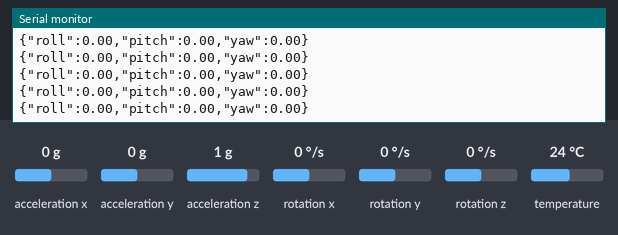
This sketch was run on a simulated ESP32. On the bench: the last lines printed to the serial monitor. The test bench sets the inputs (shaded band); at power-on: acceleration x 0 g, acceleration y 0 g, acceleration z 1 g, rotation x 0 °/s, rotation y 0 °/s, rotation z 0 °/s, temperature 24 °C.

Above: at 1.2 s.
1.3 s: acceleration x set to -1.4 g
At 2.1 s:
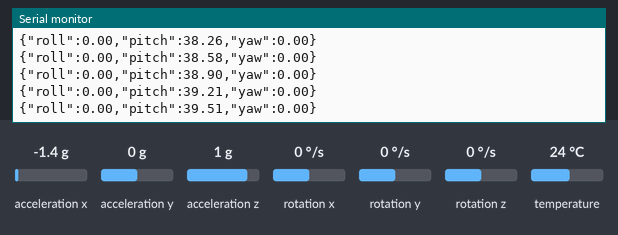
2.8 s: acceleration y set to -1.4 g
At 3.7 s:
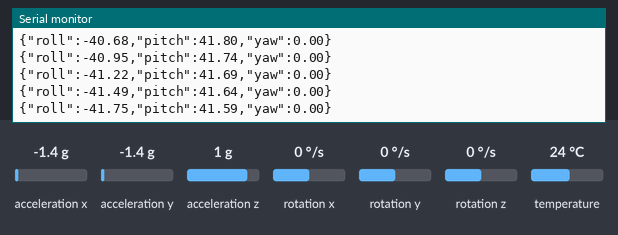
4.3 s: acceleration z set to -1.4 g
At 5.1 s:
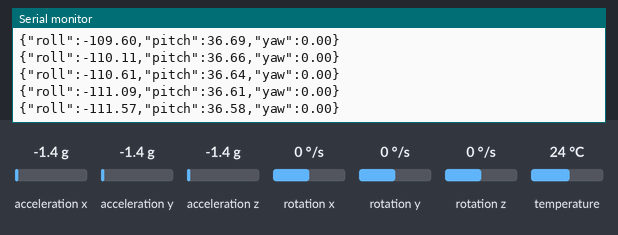
5.8 s: rotation x set to -192 °/s
At 6.8 s:
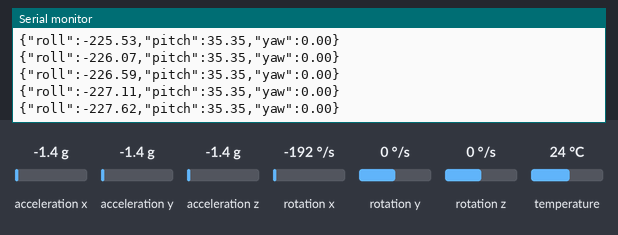
7.3 s: rotation y set to -192 °/s
At 8.4 s:
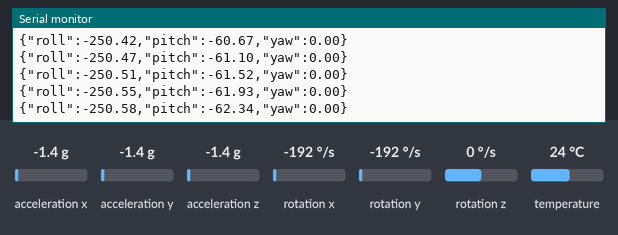
Timing chart, 0 to 9.8 s (numbered marks = the images above; inputs shaded):
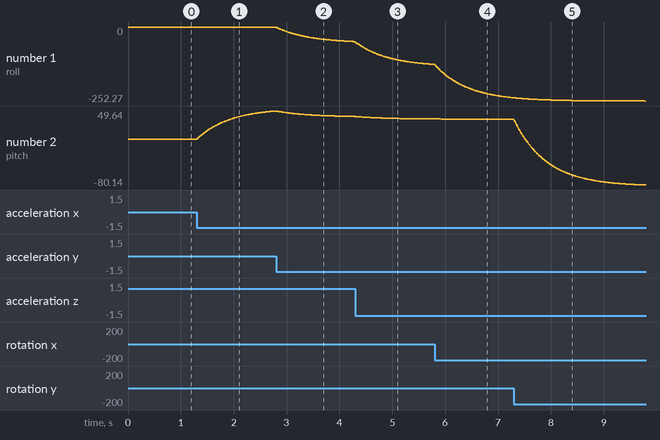

Measured:
- after the input at 1.3 s, the serial monitor: prints a new line at once (image 1)
- plotted number 2: 0 → 49.64 after the input at 1.3 s

The sketch:

esp32_mpu6050.ino
```cpp
#include <Wire.h>
#include <Adafruit_MPU6050.h>
#include <Adafruit_Sensor.h>
Adafruit_MPU6050 mpu;
float rollDeg=0,pitchDeg=0,yawDeg=0;
unsigned long lastUs=0;
void setup(){
  Serial.begin(115200); Wire.begin(21,22);
  if(!mpu.begin()) while(true) delay(100);
  mpu.setAccelerometerRange(MPU6050_RANGE_4_G);
  mpu.setGyroRange(MPU6050_RANGE_500_DEG);
  mpu.setFilterBandwidth(MPU6050_BAND_21_HZ);
  lastUs=micros();
}
void loop(){
  sensors_event_t a,g,t; mpu.getEvent(&a,&g,&t);
  unsigned long now=micros(); float dt=(now-lastUs)/1000000.0f; lastUs=now;
  if(dt<=0 || dt>0.05f) dt=0.01f;
  float ar=atan2(a.acceleration.y,a.acceleration.z)*180.0f/PI;
  float ap=atan2(-a.acceleration.x,sqrt(a.acceleration.y*a.acceleration.y+a.acceleration.z*a.acceleration.z))*180.0f/PI;
  float gx=g.gyro.x*180.0f/PI, gy=g.gyro.y*180.0f/PI, gz=g.gyro.z*180.0f/PI;
  rollDeg=0.98f*(rollDeg+gx*dt)+0.02f*ar;
  pitchDeg=0.98f*(pitchDeg+gy*dt)+0.02f*ap;
  yawDeg+=gz*dt; if(yawDeg>180)yawDeg-=360; if(yawDeg<-180)yawDeg+=360;
  Serial.printf("{\"roll\":%.2f,\"pitch\":%.2f,\"yaw\":%.2f}\n",rollDeg,pitchDeg,yawDeg);
  delay(10);
}
```
